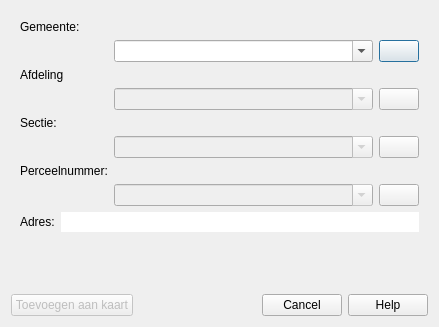
<?xml version="1.0" encoding="UTF-8"?>
<ui version="4.0">
 <author>Kay Warrie</author>
 <class>geopunt4QgisParcelDlg</class>
 <widget class="QDialog" name="geopunt4QgisParcelDlg">
  <property name="geometry">
   <rect>
    <x>0</x>
    <y>0</y>
    <width>439</width>
    <height>327</height>
   </rect>
  </property>
  <property name="minimumSize">
   <size>
    <width>0</width>
    <height>280</height>
   </size>
  </property>
  <property name="maximumSize">
   <size>
    <width>900</width>
    <height>900</height>
   </size>
  </property>
  <property name="windowTitle">
   <string>Zoek een perceel</string>
  </property>
  <property name="windowIcon">
   <iconset>
    <normaloff>images/Place.svg</normaloff>images/Place.svg</iconset>
  </property>
  <layout class="QVBoxLayout" name="verticalLayout">
   <item>
    <widget class="QWidget" name="parcelWgt" native="true">
     <property name="sizePolicy">
      <sizepolicy hsizetype="Preferred" vsizetype="MinimumExpanding">
       <horstretch>0</horstretch>
       <verstretch>0</verstretch>
      </sizepolicy>
     </property>
     <layout class="QFormLayout" name="formLayout">
      <item row="0" column="0">
       <widget class="QLabel" name="municipalityLbl">
        <property name="text">
         <string>Gemeente:</string>
        </property>
       </widget>
      </item>
      <item row="1" column="1">
       <layout class="QHBoxLayout" name="horizontalLayout">
        <item>
         <widget class="QComboBox" name="municipalityCbx">
          <property name="sizePolicy">
           <sizepolicy hsizetype="MinimumExpanding" vsizetype="Fixed">
            <horstretch>0</horstretch>
            <verstretch>0</verstretch>
           </sizepolicy>
          </property>
          <property name="editable">
           <bool>true</bool>
          </property>
         </widget>
        </item>
        <item>
         <widget class="QPushButton" name="ZoomKnop_muni">
          <property name="toolTip">
           <string>Zoom naar</string>
          </property>
          <property name="statusTip">
           <string>Zoom naar</string>
          </property>
          <property name="text">
           <string/>
          </property>
          <property name="icon">
           <iconset>
            <normaloff>images/binocularsSmall.png</normaloff>images/binocularsSmall.png</iconset>
          </property>
          <property name="autoDefault">
           <bool>true</bool>
          </property>
          <property name="flat">
           <bool>false</bool>
          </property>
         </widget>
        </item>
       </layout>
      </item>
      <item row="2" column="0">
       <widget class="QLabel" name="departmentLbl">
        <property name="text">
         <string>Afdeling </string>
        </property>
       </widget>
      </item>
      <item row="3" column="1">
       <layout class="QHBoxLayout" name="horizontalLayout_2">
        <item>
         <widget class="QComboBox" name="departmentCbx">
          <property name="enabled">
           <bool>false</bool>
          </property>
          <property name="sizePolicy">
           <sizepolicy hsizetype="MinimumExpanding" vsizetype="Fixed">
            <horstretch>0</horstretch>
            <verstretch>0</verstretch>
           </sizepolicy>
          </property>
          <property name="editable">
           <bool>true</bool>
          </property>
         </widget>
        </item>
        <item>
         <widget class="QPushButton" name="ZoomKnop_dep">
          <property name="toolTip">
           <string>Zoom naar</string>
          </property>
          <property name="statusTip">
           <string>Zoom naar</string>
          </property>
          <property name="text">
           <string/>
          </property>
          <property name="icon">
           <iconset>
            <normaloff>images/binocularsSmall.png</normaloff>images/binocularsSmall.png</iconset>
          </property>
          <property name="autoDefault">
           <bool>true</bool>
          </property>
          <property name="flat">
           <bool>false</bool>
          </property>
         </widget>
        </item>
       </layout>
      </item>
      <item row="4" column="0">
       <widget class="QLabel" name="sectionLbl">
        <property name="text">
         <string>Sectie:</string>
        </property>
       </widget>
      </item>
      <item row="5" column="1">
       <layout class="QHBoxLayout" name="horizontalLayout_3">
        <item>
         <widget class="QComboBox" name="sectionCbx">
          <property name="enabled">
           <bool>false</bool>
          </property>
          <property name="sizePolicy">
           <sizepolicy hsizetype="MinimumExpanding" vsizetype="Fixed">
            <horstretch>0</horstretch>
            <verstretch>0</verstretch>
           </sizepolicy>
          </property>
          <property name="editable">
           <bool>true</bool>
          </property>
         </widget>
        </item>
        <item>
         <widget class="QPushButton" name="ZoomKnop_sect">
          <property name="toolTip">
           <string>Zoom naar</string>
          </property>
          <property name="statusTip">
           <string>Zoom naar</string>
          </property>
          <property name="text">
           <string/>
          </property>
          <property name="icon">
           <iconset>
            <normaloff>images/binocularsSmall.png</normaloff>images/binocularsSmall.png</iconset>
          </property>
          <property name="autoDefault">
           <bool>true</bool>
          </property>
          <property name="flat">
           <bool>false</bool>
          </property>
         </widget>
        </item>
       </layout>
      </item>
      <item row="6" column="0">
       <widget class="QLabel" name="parcelLbl">
        <property name="text">
         <string>Perceelnummer:</string>
        </property>
       </widget>
      </item>
      <item row="7" column="1">
       <layout class="QHBoxLayout" name="horizontalLayout_4">
        <item>
         <widget class="QComboBox" name="parcelCbx">
          <property name="enabled">
           <bool>false</bool>
          </property>
          <property name="sizePolicy">
           <sizepolicy hsizetype="MinimumExpanding" vsizetype="Fixed">
            <horstretch>0</horstretch>
            <verstretch>0</verstretch>
           </sizepolicy>
          </property>
          <property name="editable">
           <bool>true</bool>
          </property>
         </widget>
        </item>
        <item>
         <widget class="QPushButton" name="ZoomKnop_parcel">
          <property name="sizePolicy">
           <sizepolicy hsizetype="Minimum" vsizetype="Minimum">
            <horstretch>0</horstretch>
            <verstretch>0</verstretch>
           </sizepolicy>
          </property>
          <property name="toolTip">
           <string>Zoom naar</string>
          </property>
          <property name="statusTip">
           <string>Zoom naar</string>
          </property>
          <property name="text">
           <string/>
          </property>
          <property name="icon">
           <iconset>
            <normaloff>images/binocularsSmall.png</normaloff>images/binocularsSmall.png</iconset>
          </property>
          <property name="autoDefault">
           <bool>true</bool>
          </property>
          <property name="flat">
           <bool>false</bool>
          </property>
         </widget>
        </item>
       </layout>
      </item>
      <item row="9" column="0" colspan="2">
       <layout class="QHBoxLayout" name="horizontalLayout_5">
        <item>
         <layout class="QHBoxLayout" name="horizontalLayout_6">
          <item>
           <widget class="QLabel" name="label">
            <property name="text">
             <string>Adres:</string>
            </property>
           </widget>
          </item>
          <item>
           <widget class="QLineEdit" name="adresLine">
            <property name="enabled">
             <bool>true</bool>
            </property>
            <property name="frame">
             <bool>false</bool>
            </property>
            <property name="readOnly">
             <bool>true</bool>
            </property>
           </widget>
          </item>
         </layout>
        </item>
       </layout>
      </item>
     </layout>
    </widget>
   </item>
   <item>
    <spacer name="verticalSpacer">
     <property name="orientation">
      <enum>Qt::Orientation::Vertical</enum>
     </property>
     <property name="sizeHint" stdset="0">
      <size>
       <width>20</width>
       <height>40</height>
      </size>
     </property>
    </spacer>
   </item>
   <item>
    <layout class="QHBoxLayout" name="widgetBtnsLayout">
     <item>
      <widget class="QPushButton" name="saveBtn">
       <property name="enabled">
        <bool>false</bool>
       </property>
       <property name="text">
        <string>Toevoegen aan kaart</string>
       </property>
       <property name="icon">
        <iconset>
         <normaloff>images/addPointLayer.png</normaloff>images/addPointLayer.png</iconset>
       </property>
       <property name="autoDefault">
        <bool>false</bool>
       </property>
       <property name="default">
        <bool>false</bool>
       </property>
      </widget>
     </item>
     <item>
      <spacer name="horizontalSpacer_2">
       <property name="orientation">
        <enum>Qt::Orientation::Horizontal</enum>
       </property>
       <property name="sizeHint" stdset="0">
        <size>
         <width>40</width>
         <height>20</height>
        </size>
       </property>
      </spacer>
     </item>
     <item>
      <widget class="QDialogButtonBox" name="buttonBox">
       <property name="sizePolicy">
        <sizepolicy hsizetype="Maximum" vsizetype="Fixed">
         <horstretch>0</horstretch>
         <verstretch>0</verstretch>
        </sizepolicy>
       </property>
       <property name="orientation">
        <enum>Qt::Orientation::Horizontal</enum>
       </property>
       <property name="standardButtons">
        <set>QDialogButtonBox::StandardButton::Cancel|QDialogButtonBox::StandardButton::Help</set>
       </property>
       <property name="centerButtons">
        <bool>false</bool>
       </property>
      </widget>
     </item>
    </layout>
   </item>
  </layout>
 </widget>
 <resources/>
 <connections>
  <connection>
   <sender>buttonBox</sender>
   <signal>rejected()</signal>
   <receiver>geopunt4QgisParcelDlg</receiver>
   <slot>close()</slot>
   <hints>
    <hint type="sourcelabel">
     <x>462</x>
     <y>226</y>
    </hint>
    <hint type="destinationlabel">
     <x>239</x>
     <y>179</y>
    </hint>
   </hints>
  </connection>
 </connections>
</ui>
